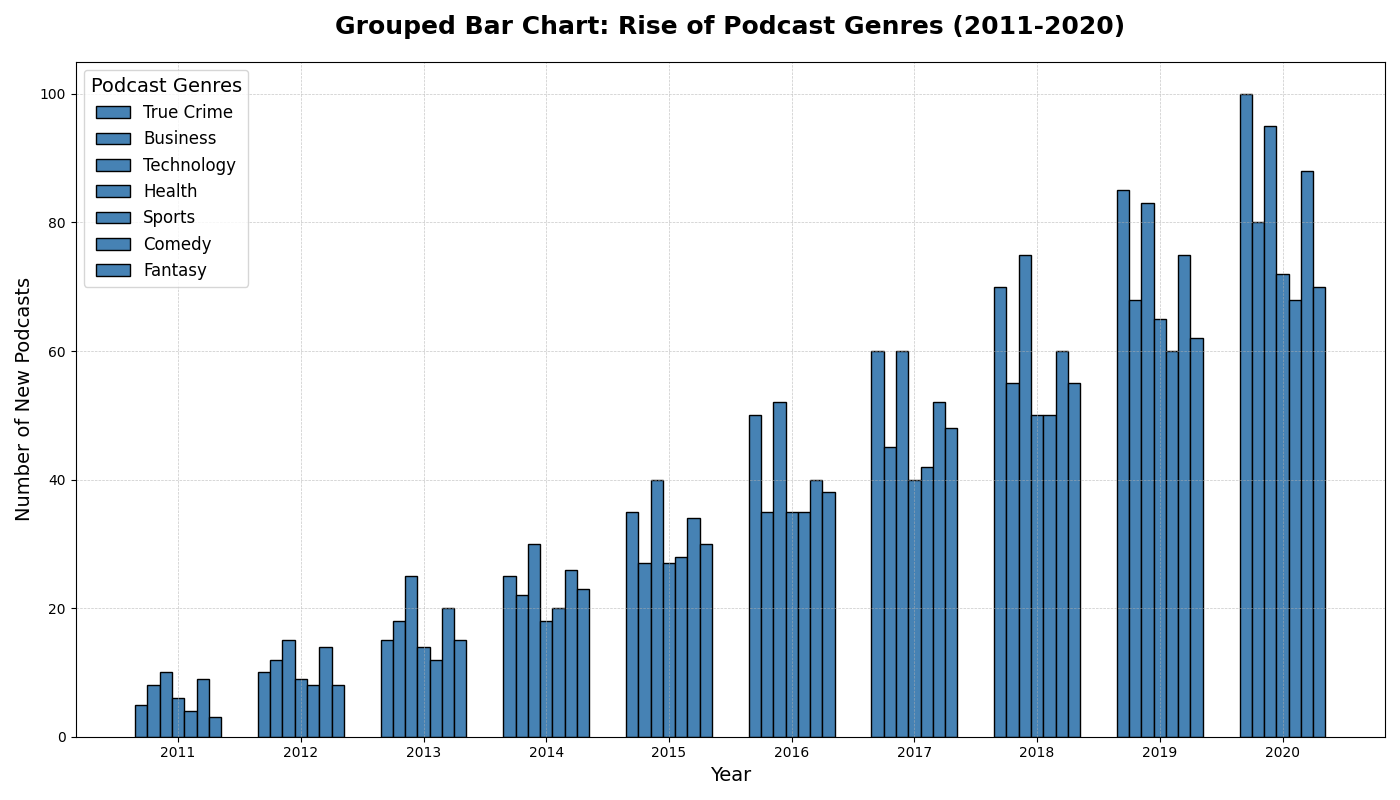

The Python source for this figure:
import matplotlib.pyplot as plt
import numpy as np

years = np.arange(2011, 2021)
genres = ['True Crime', 'Business', 'Technology', 'Health', 'Sports', 'Comedy', 'Fantasy']

true_crime = [5, 10, 15, 25, 35, 50, 60, 70, 85, 100]
business = [8, 12, 18, 22, 27, 35, 45, 55, 68, 80]
technology = [10, 15, 25, 30, 40, 52, 60, 75, 83, 95]
health = [6, 9, 14, 18, 27, 35, 40, 50, 65, 72]
sports = [4, 8, 12, 20, 28, 35, 42, 50, 60, 68]
comedy = [9, 14, 20, 26, 34, 40, 52, 60, 75, 88]
fantasy = [3, 8, 15, 23, 30, 38, 48, 55, 62, 70]

data = np.array([true_crime, business, technology, health, sports, comedy, fantasy])
bar_width = 0.1
x = np.arange(len(years))

single_color = '#4682B4'  # Consistent color for all bars

fig, ax = plt.subplots(figsize=(14, 8))

for i, genre in enumerate(genres):
    ax.bar(x + i * bar_width, data[i], bar_width, color=single_color, edgecolor='black', label=genre)

ax.set_title('Grouped Bar Chart: Rise of Podcast Genres (2011-2020)', fontsize=18, fontweight='bold', pad=20)
ax.set_xlabel('Year', fontsize=14)
ax.set_ylabel('Number of New Podcasts', fontsize=14)

ax.set_xticks(x + bar_width * (len(genres) - 1) / 2)
ax.set_xticklabels(years)

ax.grid(True, linestyle='--', linewidth=0.5, alpha=0.7)
ax.legend(title='Podcast Genres', fontsize=12, title_fontsize=14, loc='upper left')

plt.tight_layout()
plt.show()
